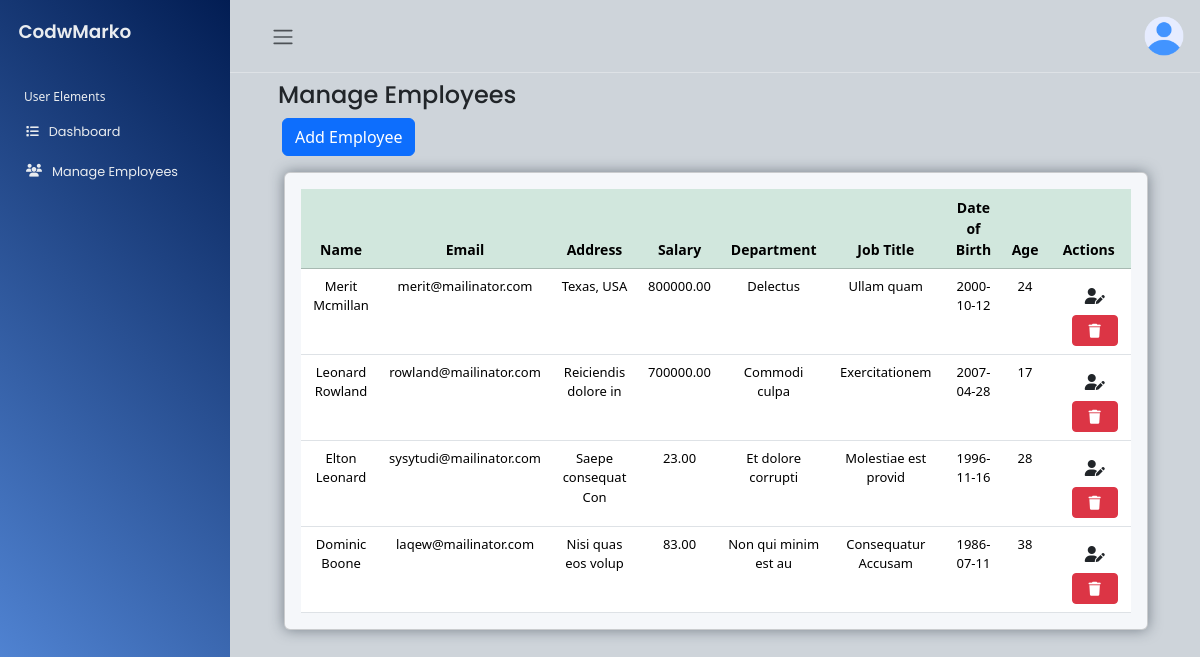
The app's page /dashboard/?page=employees (signed in) with its own data.
### tables this page shows
CREATE TABLE `employee_details` (
  `id` int(11) NOT NULL,
  `employee_id` int(11) NOT NULL,
  `salary` decimal(10,2) NOT NULL,
  `department` varchar(255) DEFAULT NULL,
  `job_title` varchar(255) DEFAULT NULL
);

CREATE TABLE `employee` (
  `id` int(11) NOT NULL,
  `name` varchar(100) NOT NULL,
  `email` varchar(150) NOT NULL,
  `address` varchar(150) NOT NULL,
  `dob` date NOT NULL,
  `age` int(3) DEFAULT NULL,
  `login_id` int(11) UNSIGNED NOT NULL
);

### employees/index.php (the view, shortened to what this page needs)
<?php
include 'script.php';
?>
<!DOCTYPE html>
<html lang="en">
<head>
    <link rel="stylesheet" href="../assets/css/table.css">
    <link rel="stylesheet" href="https://cdn.jsdelivr.net/npm/bootstrap@5.3.3/dist/css/bootstrap.min.css">
</head>
<body>
    <div class="container mb-3">
        <h4 class="text1">Manage Employees</h4>
        <button type="button" class="btn btn-primary" data-bs-toggle="modal" data-bs-target="#staticBackdrop1">Add Employee</button>
        <section class="intro">
            <div class="bg-image mt-3 h-100">
                <div class="mask d-flex align-items-center h-100">
                    <div class="container">
                        <div class="row justify-content-center">
                            <div class="col-12">
                                <div class="card shadow-2-strong" style="background-color: #f5f7fa;">
                                    <div class="card-body">
                                        <div class="table-responsive">
                                            <table class="table table-hover mb-0">
                                                <thead class="text-center table-success">
                                                    <tr class="text-primary">
                                                        <th scope="col">Name</th>
                                                        <th scope="col">Email</th>
                                                        <th scope="col">Address</th>
                                                        <th scope="col">Salary</th>
                                                        <th scope="col">Department</th>
                                                        <th scope="col">Job Title</th>
                                                        <th scope="col">Date of Birth</th>
                                                        <th scope="col">Age</th>
                                                        <th scope="col">Actions</th>
                                                    </tr>
                                                </thead>
                                                <tbody>
                                                    <?php
                                                    include 'conn.php';
                                                    $sql = "SELECT employee.id, employee.name, employee.email, employee.address, employee.dob, employee.age,
                                                            employee_details.salary, employee_details.department, employee_details.job_title
                                                            FROM employee LEFT JOIN employee_details ON employee.id = employee_details.employee_id";
                                                    $result = $conn->query($sql);
                                                    if ($result->num_rows > 0) {
                                                        while($row = $result->fetch_assoc()) {
                                                            echo "<tr class='text-center'>
                                                                    <td>{$row['name']}</td>
                                                                    <td>{$row['email']}</td>
                                                                    <td>{$row['address']}</td>
                                                                    <td>{$row['salary']}</td>
                                                                    <td>{$row['department']}</td>
                                                                    <td>{$row['job_title']}</td>
                                                                    <td>{$row['dob']}</td>
                                                                    <td>{$row['age']}</td>
                                                                    <td>
                                                                        <button class='btn edit-btn'
                                                                            data-id = '" . $row['id'] . "'
                                                                            data-name='" . htmlspecialchars($row['name'], ENT_QUOTES) . "'
                                                                            data-email='" . htmlspecialchars($row['email'], ENT_QUOTES) . "'
                                                                            data-address='" . htmlspecialchars($row['address'], ENT_QUOTES) . "'
                                                                            data-salary='" . htmlspecialchars($row['salary'], ENT_QUOTES) . "'
                                                                            data-department='" . htmlspecialchars($row['department'], ENT_QUOTES) . "'
                                                                            data-job_title='" . htmlspecialchars($row['job_title'], ENT_QUOTES) . "'
                                                                            data-dob='" . $row['dob'] . "'
                                                                            data-age='" . $row['age'] . "'
                                                                            data-bs-toggle='modal'
                                                                            data-bs-target='#staticBackdrop2'>
                                                                            <i class='fa-solid fa-user-pen'></i>
                                                                        </button>
                                                                            <button class='btn btn-danger btn-sm px-3' data-id='{$row['id']}' onclick='confirmDelete(this)'>
                                                                            <i class='fa-solid fa-trash'></i>
                                                                            </button>
                                                                    </td>
                                                                </tr>";
                                                        }
                                                    } else {
                                                        echo "<tr><td colspan='9' class='text-center'>No employees found</td></tr>";
                                                    }
                                                    ?>
                                                </tbody>
                                            </table>
                                        </div>
                                    </div>
                                </div>
                            </div>
                        </div>
                    </div>
                </div>
            </div>
        </section>
    </div>
</body>
</html>

### assets/css/style2.css (style rules this page uses)
body { font-family: 'Poppins', sans-serif; font-size: 0.875rem; opacity: 1; overflow-y: scroll; margin: 0; }
h4 { font-family: 'Poppins', sans-serif; font-size: 1.275rem; color: var(--bs-emphasis-color); margin-left: 5px; }
.mb-3 h4 { margin-left: 8px; }
.mb-3 { margin-left: 5px; }
.card { box-shadow: 0 0 .875rem 0 rgba(34, 46, 60, 0.5); margin-bottom: 24px; margin-left: 12px; }

### assets/css/table.css (style rules this page uses)
html, body, .intro { height: 100%; }
table td, table th { text-overflow: ellipsis; overflow: hidden; }
table th { font-size: 14px; }
table td { font-size: 13px; }
.card { border-radius: .5rem; margin-left: 2px; }
.text1, .btn { margin-left: 12px; }

### records on screen
employee_details: employee.name "Merit Mcmillan", employee.email "merit@mailinator.com", employee.address "Texas, USA", salary "800000.00", department "Delectus", job_title "Ullam quam", employee.dob "2000-10-12", employee.age "24"
employee_details: employee.name "Leonard Rowland", employee.email "rowland@mailinator.com", employee.address "Reiciendis dolore in", salary "700000.00", department "Commodi culpa", job_title "Exercitationem", employee.dob "2007-04-28", employee.age "17"
employee_details: employee.name "Elton Leonard", employee.email "sysytudi@mailinator.com", employee.address "Saepe consequat Con", salary "23.00", department "Et dolore corrupti", job_title "Molestiae est provid", employee.dob "1996-11-16", employee.age "28"
employee_details: employee.name "Dominic Boone", employee.email "laqew@mailinator.com", employee.address "Nisi quas eos volup", salary "83.00", department "Non qui minim est au", job_title "Consequatur Accusam", employee.dob "1986-07-11", employee.age "38"
